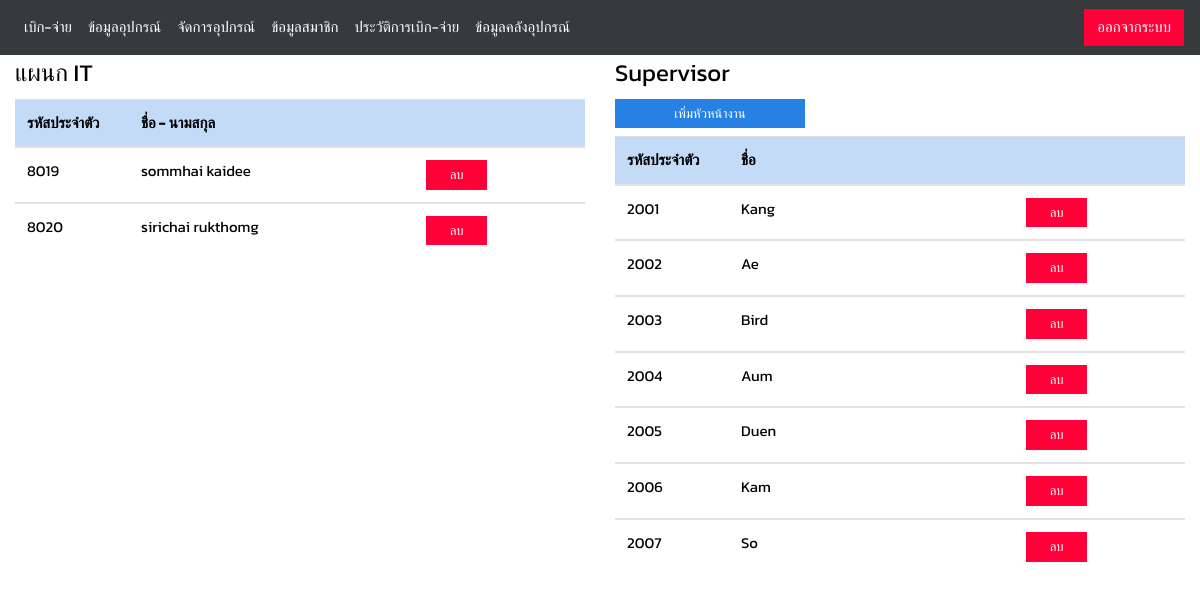
The page /php/manage-member.php (signed in) on the database its author committed.
### tables this page shows
CREATE TABLE `tbl_member` (
  `mb_id` int(4) NOT NULL,
  `mb_fname` varchar(30) NOT NULL,
  `mb_lname` varchar(30) NOT NULL,
  `mb_pass` varchar(25) NOT NULL,
  `mb_type` varchar(10) NOT NULL
);

### php/manage-member.php (the view, shortened to what this page needs)
<?php
require_once('connect.php');
?>
<!DOCTYPE html>
<html lang="en">
<head>
</head>
<body>
    <?php require_once("navbar.php"); ?>
    <div class="container-fluid">
        <div class="row">
            <div class="col-md-6">
                <legend>แผนก IT</legend>
                <table class="table table-hover mt-2">
                    <thead>
                        <tr class="table-primary">
                            <th class="td-1">รหัสประจำตัว</th>
                            <th class="td-2">ชื่อ - นามสกุล</th>
                            <th class="td-3"></th>
                        </tr>
                    </thead>
                    <?php
                       $sl_sup = "SELECT * FROM tbl_member WHERE mb_type = '"."it"."' ";
                       $result = $conn->query($sl_sup);
                       if ($result->num_rows > 0)
                       {
                        while($row = $result->fetch_assoc()) {?>
                        <tbody>
                            <tr>
                                <td>
                                    <?php echo $row['mb_id']; ?>
                                </td>
                                <td>
                                    <?php echo $row['mb_fname']." ".$row['mb_lname']; ?>
                                </td>
                                <td>
                                    <a href="JavaScript:if(confirm('ต้องการลบข้อมูลผู้ใช้คนนี้ออกจากระบบ ?')==true){window.location='../scripts/delete-data.php?mb_id=
                                    <?php echo $row["mb_id"];?>&mb_fname=<?php echo $row["mb_fname"];?>';}" class="btn btn-danger btn-sm col-md-5">
                                        <i class="fas fa-trash-alt"></i> ลบ</a>
                                </td>
                            </tr>
                        </tbody>
                        <?php    }
                       }
                       ?>
                </table>
            </div>
            <div class="col-md-6">
                <legend>Supervisor</legend>
                <button type="button" class="btn btn-primary btn-sm col-md-4" data-toggle="modal" data-target="#add_sup">
                    <i class="fa fa-plus"></i> เพิ่มหัวหน้างาน
                </button>
                <table class="table table-hover mt-2">
                    <thead>
                        <tr class="table-primary">
                            <th class="td-1">รหัสประจำตัว</th>
                            <th class="td-2">ชื่อ</th>
                            <th class="td-3"></th>
                        </tr>
                    </thead>
                    <?php
                       $sl_sup = "SELECT * FROM tbl_member WHERE mb_type = '"."sup"."' ";
                       $result = $conn->query($sl_sup);
                       if ($result->num_rows > 0)
                       {
                        while($row = $result->fetch_assoc()) {?>
                        <tbody>
                            <tr>
                                <td>
                                    <?php echo $row['mb_id']; ?>
                                </td>
                                <td>
                                    <?php echo $row['mb_fname']; ?>
                                </td>
                                <td>
                                    <a href="JavaScript:if(confirm('ต้องการลบข้อมูล Supervisor คนนี้ออกจากระบบ ?')==true){window.location='../scripts/delete-data.php?mb_id=<?php echo $row["mb_id"];?>&mb_fname=<?php echo $row["mb_fname"];?>';}" class="btn btn-danger btn-sm col-md-5">
                                        <i class="fas fa-trash-alt"></i> ลบ</a>
                                </td>
                            </tr>
                        </tbody>
                        <?php    }
                       }
                       ?>
                </table>
            </div>
        </div>
    </div>
</body>
</html>

### php/manage-member.php (style rules this page uses)
body { margin: 0; padding: 0; }
.td-1 { width: 20%; }
.td-2 { width: 50%; }
.td-3 { width: 30%; }

### php/navbar.php (style rules this page uses)
body { font-family: 'Kanit', sans-serif; color: #000; }

### rows shown on the page
tbl_member: mb_id "8019", mb_fname "sommhai", mb_lname "kaidee"
tbl_member: mb_id "8020", mb_fname "sirichai", mb_lname "rukthomg"
tbl_member: mb_id "2001", mb_fname "Kang"
tbl_member: mb_id "2002", mb_fname "Ae"
tbl_member: mb_id "2003", mb_fname "Bird"
tbl_member: mb_id "2004", mb_fname "Aum"
tbl_member: mb_id "2005", mb_fname "Duen"
tbl_member: mb_id "2006", mb_fname "Kam"
tbl_member: mb_id "2007", mb_fname "So"
